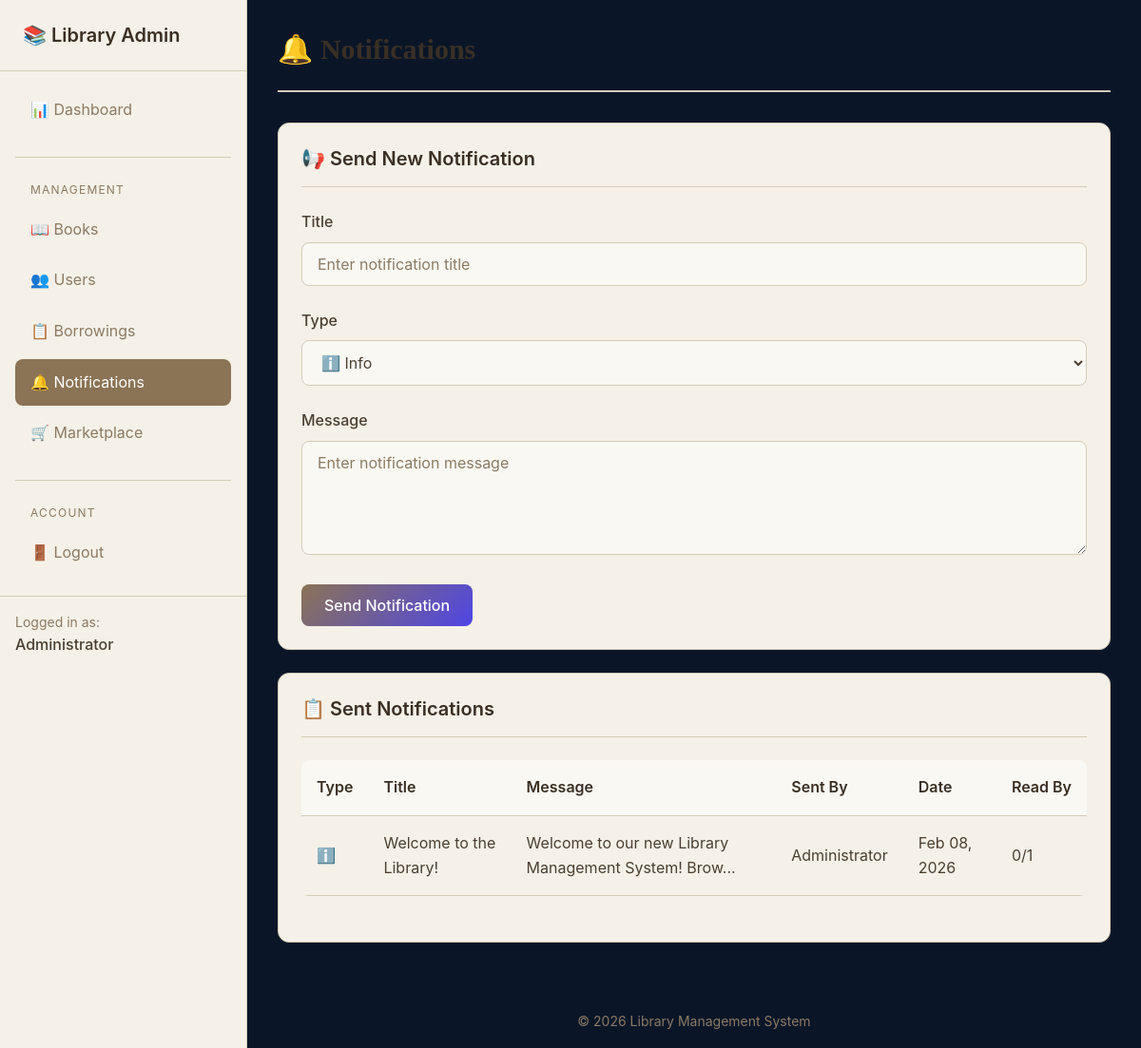
The page /admin/notifications.php (signed in) on the database its author committed.
### tables this page shows
CREATE TABLE IF NOT EXISTS notifications (
    id INT PRIMARY KEY AUTO_INCREMENT,
    admin_id INT NOT NULL,
    title VARCHAR(255) NOT NULL,
    message TEXT NOT NULL,
    type ENUM('info', 'warning', 'success', 'new_book') NOT NULL DEFAULT 'info',
    created_at DATETIME NOT NULL DEFAULT CURRENT_TIMESTAMP,

    INDEX idx_created_at (created_at),

    CONSTRAINT fk_notifications_admin FOREIGN KEY (admin_id)
        REFERENCES users(id) ON DELETE CASCADE ON UPDATE CASCADE
);

CREATE TABLE users (
    id INT PRIMARY KEY AUTO_INCREMENT,
    name VARCHAR(100) NOT NULL,
    email VARCHAR(255) NOT NULL UNIQUE,
    password_hash VARCHAR(255) NOT NULL,
    role ENUM('admin', 'user') NOT NULL DEFAULT 'user',
    is_active TINYINT(1) NOT NULL DEFAULT 1,
    created_at DATETIME NOT NULL DEFAULT CURRENT_TIMESTAMP,
    
    INDEX idx_email (email),
    INDEX idx_role (role),
    INDEX idx_is_active (is_active)
);

### includes/auth_check.php (called while the page is built, shortened)
<?php
function sanitize($input) {
    return htmlspecialchars(trim($input), ENT_QUOTES, 'UTF-8');
}

### admin/notifications.php (the view, shortened to what this page needs)
<?php
require_once __DIR__ . '/../includes/auth_check.php';
try {
    $db = getDB();
    $stmt = $db->query("
        SELECT n.*, u.name as admin_name,
               (SELECT COUNT(*) FROM notification_reads WHERE notification_id = n.id) as read_count,
               (SELECT COUNT(*) FROM users WHERE role = 'user') as total_users
        FROM notifications n
        JOIN users u ON n.admin_id = u.id
        ORDER BY n.created_at DESC
    ");
    $notifications = $stmt->fetchAll();
} catch (PDOException $e) {
    $notifications = [];
}
require_once __DIR__ . '/../includes/header.php';
require_once __DIR__ . '/../includes/nav_admin.php';
?>
<div class="page-header">
    <h1>🔔 Notifications</h1>
</div>
<div class="card">
    <div class="card-header">
        <h3>📢 Send New Notification</h3>
    </div>
    <form method="POST" action="">
        <div class="form-group">
            <label for="title">Title</label>
            <input type="text" id="title" name="title" placeholder="Enter notification title" required>
        </div>
        <div class="form-group">
            <label for="type">Type</label>
            <select id="type" name="type">
                <option value="info">ℹ️ Info</option>
            </select>
        </div>
        <div class="form-group">
            <label for="message">Message</label>
            <textarea id="message" name="message" rows="4" placeholder="Enter notification message" required></textarea>
        </div>
        <button type="submit" class="btn btn-primary">Send Notification</button>
    </form>
</div>
<div class="card">
    <div class="card-header">
        <h3>📋 Sent Notifications</h3>
    </div>
    <?php if (empty($notifications)): ?>
        <p class="text-muted">No notifications sent yet.</p>
    <?php else: ?>
        <div class="table-wrapper">
            <table>
                <thead>
                    <tr>
                        <th>Type</th>
                        <th>Title</th>
                        <th>Message</th>
                        <th>Sent By</th>
                        <th>Date</th>
                        <th>Read By</th>
                    </tr>
                </thead>
                <tbody>
                    <?php foreach ($notifications as $notif): ?>
                        <tr>
                            <td>
                                <?php
                                $icons = ['info' => 'ℹ️', 'success' => '✅', 'warning' => '⚠️', 'new_book' => '📚'];
                                echo $icons[$notif['type']] ?? 'ℹ️';
                                ?>
                            </td>
                            <td><?= sanitize($notif['title']) ?></td>
                            <td><?= sanitize(substr($notif['message'], 0, 50)) ?>...</td>
                            <td><?= sanitize($notif['admin_name']) ?></td>
                            <td><?= date('M d, Y', strtotime($notif['created_at'])) ?></td>
                            <td><?= $notif['read_count'] ?>/<?= $notif['total_users'] ?></td>
                        </tr>
                    <?php endforeach; ?>
                </tbody>
            </table>
        </div>
    <?php endif; ?>
</div>
<?php require_once __DIR__ . '/../includes/footer_admin.php'; ?>

### css/style.css (style rules this page uses)
:root { --color-bg: #0a1628; --color-bg-dark: #050d1a; --color-surface: #f5f1e8; --color-surface-alt: #faf8f3; --color-surface-hover: #f0ebe0; --color-text: #4a3f32; --color-text-muted: #8b7a65; --color-text-heading: #3a2f24; --color-text-light: #e8e4dc; --color-text-nav: #b8b0a0; --color-primary: #8b7355; --color-primary-hover: #6b5b4a; --color-primary-light: #a89a85; --color-primary-bright: #5b7ce6; --color-success: #5a8f4f; --color-success-bg: rgba(90, 143, 79, 0.1); --color-warning: #d4a574; --color-warning-bg: rgba(212, 165, 116, 0.1); --color-danger: #c85a54; --color-danger-bg: rgba(200, 90, 84, 0.1); --color-info: #6b8fa3; --color-info-bg: rgba(107, 143, 163, 0.1); --color-border: #d4cbb8; --color-border-dark: #1a2942; --shadow-sm: 0 1px 2px 0 rgba(107, 91, 74, 0.08); --shadow-md: 0 4px 6px -1px rgba(107, 91, 74, 0.12); --shadow-lg: 0 10px 15px -3px rgba(107, 91, 74, 0.15); --spacing-xs: 0.25rem; --spacing-sm: 0.5rem; --spacing-md: 1rem; --spacing-lg: 1.5rem; --spacing-xl: 2rem; --border-radius: 0.5rem; --border-radius-lg: 0.75rem; --sidebar-width: 260px; }
* { margin: 0; padding: 0; box-sizing: border-box; }
html { font-size: 16px; scroll-behavior: smooth; }
body { font-family: 'Inter', system-ui, -apple-system, BlinkMacSystemFont, "Segoe UI", sans-serif; background-color: var(--color-bg); color: var(--color-text); line-height: 1.6; min-height: 100vh; }
h1, h2, h3, h4, h5, h6 { color: var(--color-text-heading); font-weight: 600; line-height: 1.3; margin-bottom: var(--spacing-md); }
h1 { font-size: 1.875rem; }
h3 { font-size: 1.25rem; }
.form-group { margin-bottom: var(--spacing-lg); }
.form-group label { display: block; margin-bottom: var(--spacing-sm); font-weight: 500; color: var(--color-text); }
.form-group input, .form-group select, .form-group textarea { width: 100%; padding: 0.75rem 1rem; background: var(--color-surface-alt); border: 1px solid var(--color-border); border-radius: var(--border-radius); color: var(--color-text); font-size: 1rem; font-family: inherit; transition: border-color 0.2s ease, box-shadow 0.2s ease; }
.form-group input::placeholder, .form-group textarea::placeholder { color: var(--color-text-muted); }
.form-group textarea { min-height: 120px; resize: vertical; }
.form-group select { cursor: pointer; }
.btn { display: inline-flex; align-items: center; justify-content: center; gap: var(--spacing-sm); padding: 0.75rem 1.5rem; font-size: 1rem; font-weight: 500; font-family: inherit; border: none; border-radius: var(--border-radius); cursor: pointer; transition: all 0.3s cubic-bezier(0.4, 0, 0.2, 1); text-decoration: none; position: relative; overflow: hidden; }
.btn::before { content: ''; position: absolute; top: 50%; left: 50%; width: 0; height: 0; background: rgba(255, 255, 255, 0.2); border-radius: 50%; transform: translate(-50%, -50%); transition: width 0.6s ease, height 0.6s ease; }
.btn-primary { background: linear-gradient(135deg, var(--color-primary) 0%, #4f46e5 100%); color: white; }
.card { background: var(--color-surface); border: 1px solid var(--color-border); border-radius: var(--border-radius-lg); padding: var(--spacing-lg); margin-bottom: var(--spacing-lg); box-shadow: var(--shadow-sm); transition: transform 0.3s ease, box-shadow 0.3s ease, border-color 0.3s ease; animation: fadeInUp 0.5s ease-out; }
.card-header { display: flex; justify-content: space-between; align-items: center; margin-bottom: var(--spacing-lg); padding-bottom: var(--spacing-md); border-bottom: 1px solid var(--color-border); }
.card-header h2, .card-header h3 { margin-bottom: 0; }
.table-wrapper { overflow-x: auto; margin-bottom: var(--spacing-lg); }
table { width: 100%; border-collapse: collapse; background: var(--color-surface); border-radius: var(--border-radius); overflow: hidden; }
table th, table td { padding: var(--spacing-md); text-align: left; border-bottom: 1px solid var(--color-border); }
table th { background: var(--color-surface-alt); font-weight: 600; color: var(--color-text-heading); white-space: nowrap; }
.page-header { display: flex; justify-content: space-between; align-items: center; margin-bottom: var(--spacing-xl); flex-wrap: wrap; gap: var(--spacing-md); }
.page-header h1 { margin-bottom: 0; }

### css/navigation.css (style rules this page uses)
.page-header { margin-bottom: 2rem; padding-bottom: 1rem; border-bottom: 2px solid var(--color-border); }
.page-header h1 { color: var(--color-text-heading); margin-bottom: 0.5rem; font-family: Georgia, serif; }

### css/dropdown.css (style rules this page uses)
.book-card, .book-actions, .book-details, .card { overflow: visible !important; }

### rows shown on the page
notifications: type "ℹ️", title "Welcome to the Library!", message "Welcome to our new Library Management System! Brow", admin.name "Administrator", created_at "Feb 08, 2026", read_count "0", total_users "1"

### other values the page prints
getCurrentUserName() "Administrator"
